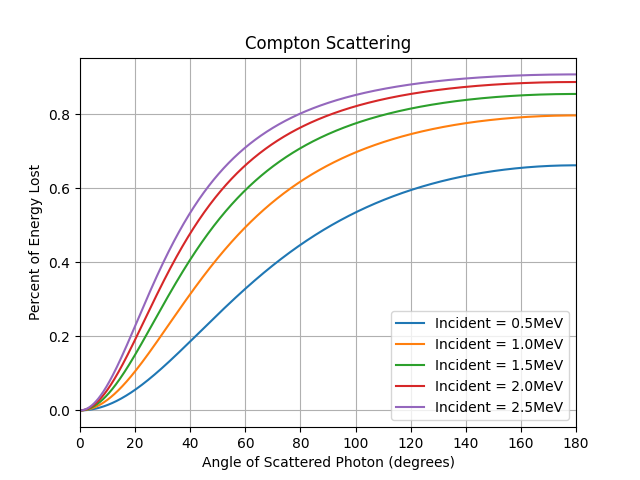

Write Python code to recreate this figure.
"""
written 05Feb2022 for Nucl3100 (Radiation Interactions)
HW 2 problem 7
problem statement is to draw a diagram comparing energy lost in a scattered photon to the 
scattering angle
"""
import matplotlib.pyplot as plt
import numpy as np

theta = np.linspace(0,np.pi,999)                       #scattering angle (radians)

def percEnergyLost(degree,incedentEnergy):
    return 1 - 1/incedentEnergy/((1-np.cos(degree))/.511+1/incedentEnergy)

for i in np.arange(0,3,.5):
    if i != 0:
        plt.plot(theta*180/np.pi,percEnergyLost(theta,i),label=''.join(['Incident = ',str(i),'MeV']))
plt.legend()
plt.grid()
plt.ylabel('Percent of Energy Lost')
plt.xlabel('Angle of Scattered Photon (degrees)')
plt.xlim(0,180)
plt.title('Compton Scattering')
plt.savefig('HW2_7')